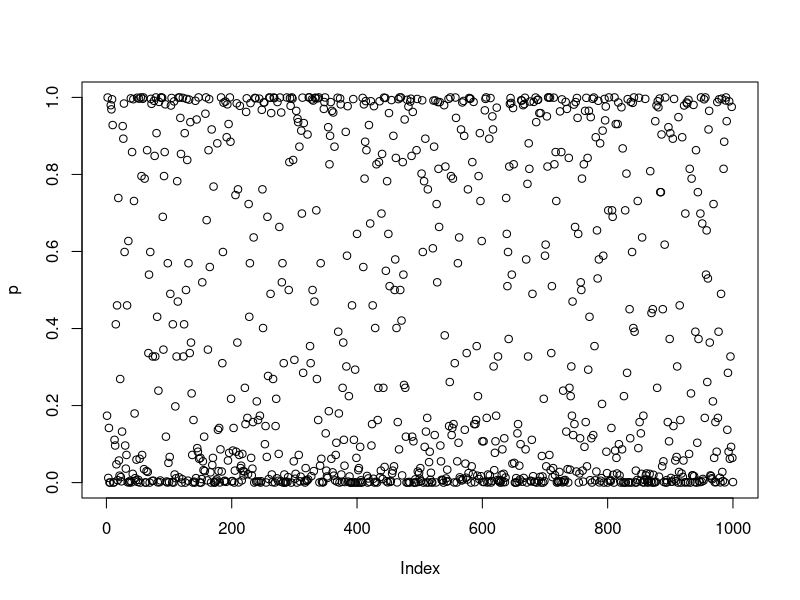
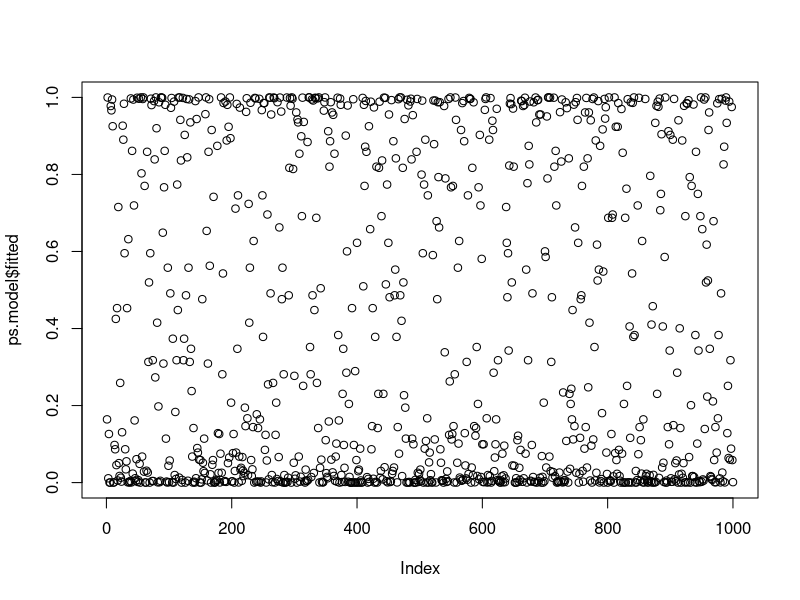
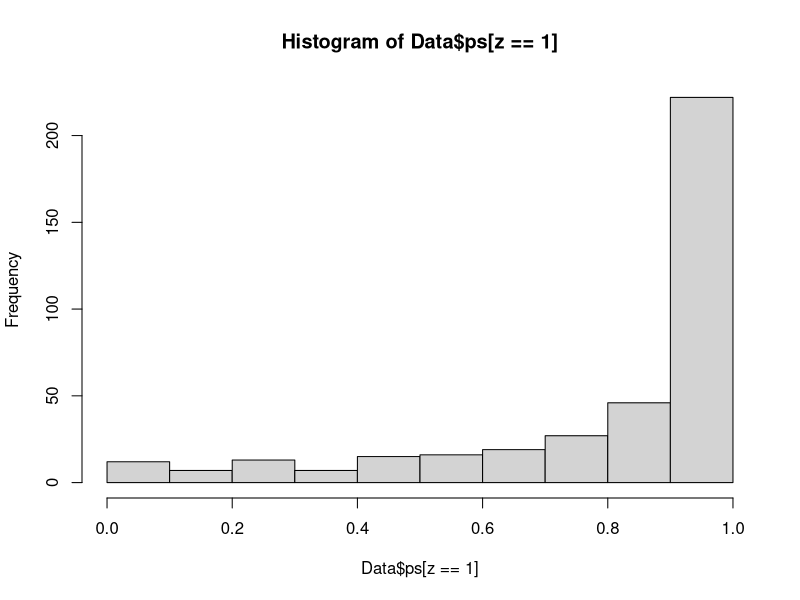
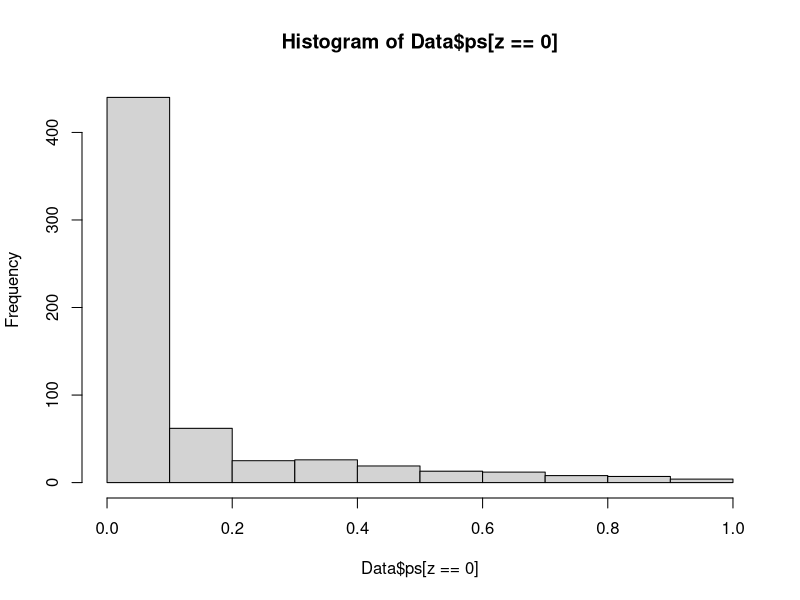
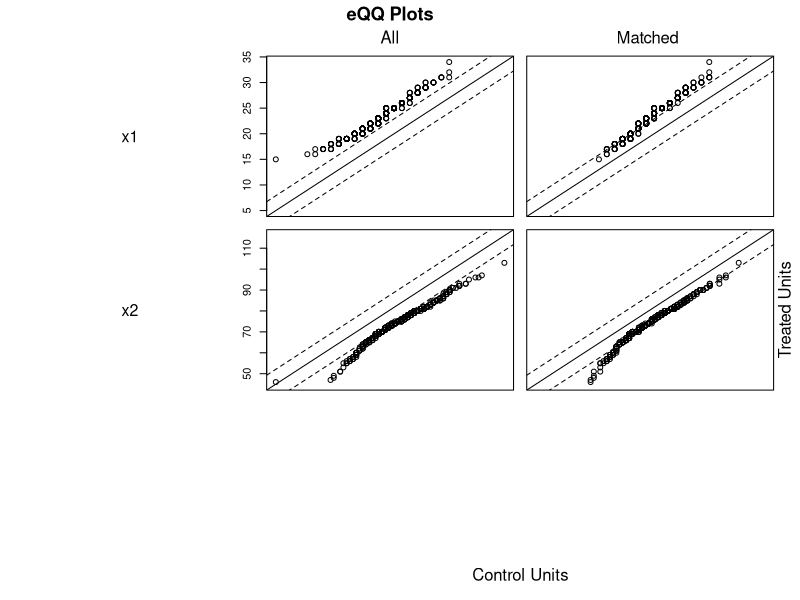
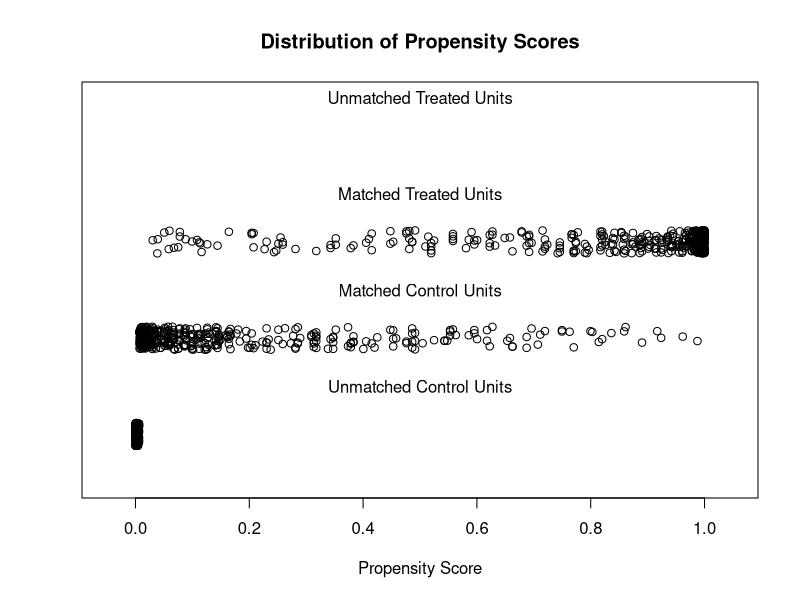
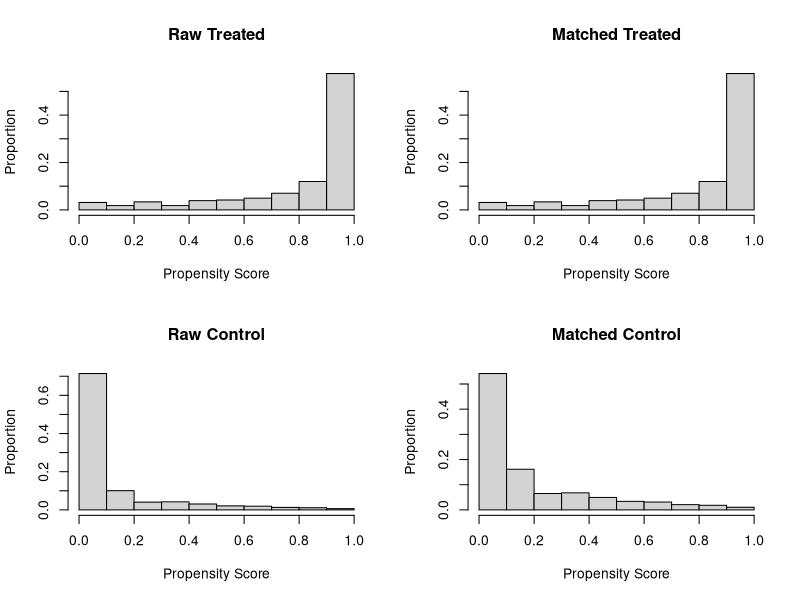

These charts were generated, in order, by the following R code: (Note: this script raises an error after producing the figures.)
## ---- chunk 1
#| error: false
rm(list=ls())
## ---- chunk 2
#| error: false
library(MatchIt)
## ---- chunk 3
#| error: false
# Zelig is no longer available on CRAN; the equivalent analyses below use lm().
## ---- chunk 4
#| error: false
N <- 1000
## ---- chunk 5
#| error: false
x1 <- round(rnorm(N,20,4))
## ---- chunk 6
#| error: false
x2 <- round(rnorm(N,80,10))
## ---- chunk 7
#| error: false
f <- 1 + 1*x1 - 0.28*x2
## ---- chunk 8
#| error: false
p <- exp(f)/(1+exp(f))
plot(p)
## ---- chunk 9
#| error: false
z <- rbinom(N,1, p)
table(z)
## ---- chunk 10
#| error: false
y <- rep(0, times=N)
## ---- chunk 11
#| error: false
# Different values for y over z# The mean difference for y is 5000
## ---- chunk 12
#| error: false
y[z == 1] <- 9000 + 2*x1[z == 1] + 0.5*x2[z == 1]
## ---- chunk 13
#| error: false
y[z == 0] <- 4000 + 2*x1[z == 0] + 0.5*x2[z == 0]
## ---- chunk 14
#| error: false
y <- jitter(y, amount=1000,factor=2)
## ---- chunk 15
#| error: false
Data <- data.frame(y=y, x1=x1, x2=x2, z)
## ---- chunk 16
#| error: false
# The treatment population
## ---- chunk 17
#| error: false
Treats <- subset(Data, z == 1)
## ---- chunk 18
#| error: false
colMeans(Treats)
## ---- chunk 19
#| error: false
# The control population
## ---- chunk 20
#| error: false
Control <- subset(Data, z == 0)
colMeans(Control)
## ---- chunk 21
#| error: false
# Computing the real effect of the treatment
## ---- chunk 22
#| error: false
model <- lm(y ~ z + x1 + x2,data=Data)
## ---- chunk 23
#| error: false
Effect <- model$coeff[2]
Effect
## ---- chunk 24
#| error: false
# The propensity scores
## ---- chunk 25
#| error: false
ps.model <- glm(z ~ x1 + x2,family = binomial(link = "logit"),data = Data)
## ---- chunk 26
#| error: false
plot(ps.model$fitted)
summary(ps.model)
## ---- chunk 27
#| error: false
Data$ps <- ps.model$fitted
table(Data$z)
## ---- chunk 28
#| error: false
hist(Data$ps[z==1])
## ---- chunk 29
#| error: false
hist(Data$ps[z==0])
## ---- chunk 30
#| error: false
# Exact matching
## ---- chunk 31
#| error: false
m1.ps <- matchit(z ~ x1 + x2, method = "exact", data = Data)
## ---- chunk 32
#| error: false
summary(m1.ps, covariates = T)
## ---- chunk 33
#| error: false
m1.data <- match.data(m1.ps)
## ---- chunk 34
#| error: false
m3.ps <- matchit(z ~ x1 + x2, method = "nearest", ratio = 1, data = Data)
## ---- chunk 35
#| error: false
summary(m3.ps, covariates = T)
## ---- chunk 36
#| error: false
plot(m3.ps)
## ---- chunk 37
#| error: false
plot(m3.ps, type="jitter")
## ---- chunk 38
#| error: false
plot(m3.ps, type="hist")
## ---- chunk 39
#| error: false
m3.data <- match.data(m3.ps)
## ---- chunk 40
#| error: false
m3.ps$match.matrix
## ---- chunk 41
#| error: false
Pairs <- cbind(Data[row.names(m3.ps$match.matrix),], Data[m3.ps$match.matrix,])
## ---- chunk 42
#| error: false
Pairs
## ---- chunk 43
#| error: false
#Optimal matching
## ---- chunk 44
#| error: false
m5.ps <- matchit(z ~ x1 + x2, method = "optimal", data = Data)
## ---- chunk 45
#| error: false
summary(m5.ps, covariates = T)
## ---- chunk 46
#| error: false
plot(m5.ps)
## ---- chunk 47
#| error: false
plot(m5.ps, type="jitter")
## ---- chunk 48
#| error: false
plot(m5.ps, type="hist")
## ---- chunk 49
#| error: false
m5.data <- match.data(m5.ps)
## ---- chunk 50
#| error: false
# m5.data[(m5.data$subclass == 1),]
## ---- chunk 51
#| error: false
#Full matching
## ---- chunk 52
#| error: false
m4.ps <- matchit(z ~ x1 + x2, method = "full", data = Data)
## ---- chunk 53
#| error: false
summary(m4.ps, covariates = T)
## ---- chunk 54
#| error: false
plot(m4.ps)
## ---- chunk 55
#| error: false
plot(m4.ps, type="jitter")
## ---- chunk 56
#| error: false
plot(m4.ps, type="hist")
## ---- chunk 57
#| error: false
m4.data <- match.data(m4.ps)
## ---- chunk 58
#| error: false
# Caliper matching
## ---- chunk 59
#| error: false
sd.ps <- sd(Data$ps)
m8.ps <- matchit(z ~ x1 + x2, method = "nearest", caliper = 0.25 * sd.ps, data = Data)
## ---- chunk 60
#| error: false
summary(m8.ps, covariates = T)
## ---- chunk 61
#| error: false
plot(m8.ps)
## ---- chunk 62
#| error: false
plot(m8.ps, type="jitter")
## ---- chunk 63
#| error: false
plot(m8.ps, type="hist")
## ---- chunk 64
#| error: false
m8.data <- match.data(m8.ps)
## ---- chunk 65
#| error: false
m8.data.control <- match.data(m8.ps,"control")
## ---- chunk 66
#| error: false
m8.data.treat <- match.data(m8.ps,"treat")
## ---- chunk 67
#| error: false
m8.ps$match.matrix
## ---- chunk 68
#| error: false
Pairs <- cbind(Data[row.names(m8.ps$match.matrix),], Data[m8.ps$match.matrix,])
## ---- chunk 69
#| error: false
Pairs
## ---- chunk 70
#| error: false
# Treatment Effects
## ---- chunk 71
#| error: false
z1.ps <- lm(y ~ z + x1 + x2, data = m8.data)
## ---- chunk 72
#| error: false
summary(z1.ps)
## ---- chunk 73
#| error: false
x <- transform(m8.data, z = 0)
x1 <- transform(m8.data, z = 1)
## ---- chunk 74
#| error: false
s.out <- mean(predict(z1.ps, newdata = x1) - predict(z1.ps, newdata = x))
## ---- chunk 75
#| error: false
s.out
## ---- chunk 76
#| error: false
barplot(s.out, main = "Estimated average treatment effect")
## ---- chunk 77
#| error: false
# Average Treatment Effect on the Controls
## ---- chunk 78
#| error: false
z1c.ps <- lm(y ~ x1 + x2, data = m8.data.control)
## ---- chunk 79
#| error: false
summary(z1c.ps)
## ---- chunk 80
#| error: false
x.out1 <- predict(z1c.ps, newdata = m8.data.treat)
## ---- chunk 81
#| error: false
s.out1 <- mean(m8.data.treat$y - x.out1)
s.out1
## ---- chunk 82
#| error: false
barplot(s.out1, main = "Estimated effect on the treated")
## ---- chunk 83
#| error: false
# Average Treatment Effect on the Treated
## ---- chunk 84
#| error: false
z1t.ps <- lm(y ~ x1 + x2, data = m8.data.treat)
## ---- chunk 85
#| error: false
summary(z1t.ps)
## ---- chunk 86
#| error: false
x.out2 <- predict(z1t.ps, newdata = m8.data.control)
## ---- chunk 87
#| error: false
s.out2 <- mean(x.out2 - m8.data.control$y)
## ---- chunk 88
#| error: false
s.out2
## ---- chunk 89
#| error: false
barplot(s.out2, main = "Estimated effect on the controls")
